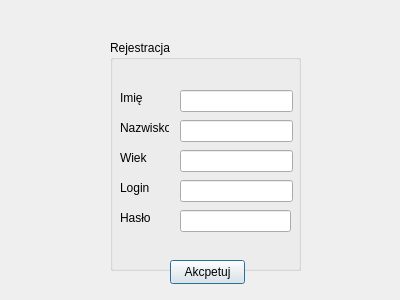
<?xml version="1.0" encoding="UTF-8"?>
<ui version="4.0">
 <class>Rejestracja</class>
 <widget class="QDialog" name="Rejestracja">
  <property name="geometry">
   <rect>
    <x>0</x>
    <y>0</y>
    <width>400</width>
    <height>300</height>
   </rect>
  </property>
  <property name="windowTitle">
   <string>Dialog</string>
  </property>
  <widget class="QGroupBox" name="groupBox">
   <property name="geometry">
    <rect>
     <x>110</x>
     <y>40</y>
     <width>191</width>
     <height>231</height>
    </rect>
   </property>
   <property name="title">
    <string>Rejestracja</string>
   </property>
   <widget class="QLabel" name="label">
    <property name="geometry">
     <rect>
      <x>10</x>
      <y>50</y>
      <width>49</width>
      <height>16</height>
     </rect>
    </property>
    <property name="text">
     <string>Imię</string>
    </property>
   </widget>
   <widget class="QLineEdit" name="lineEdit_imie">
    <property name="geometry">
     <rect>
      <x>70</x>
      <y>50</y>
      <width>113</width>
      <height>22</height>
     </rect>
    </property>
   </widget>
   <widget class="QLabel" name="label_2">
    <property name="geometry">
     <rect>
      <x>10</x>
      <y>80</y>
      <width>49</width>
      <height>16</height>
     </rect>
    </property>
    <property name="text">
     <string>Nazwisko</string>
    </property>
   </widget>
   <widget class="QLabel" name="label_3">
    <property name="geometry">
     <rect>
      <x>10</x>
      <y>110</y>
      <width>49</width>
      <height>16</height>
     </rect>
    </property>
    <property name="text">
     <string>Wiek</string>
    </property>
   </widget>
   <widget class="QLabel" name="label_4">
    <property name="geometry">
     <rect>
      <x>10</x>
      <y>140</y>
      <width>49</width>
      <height>16</height>
     </rect>
    </property>
    <property name="text">
     <string>Login</string>
    </property>
   </widget>
   <widget class="QLabel" name="label_5">
    <property name="geometry">
     <rect>
      <x>10</x>
      <y>170</y>
      <width>49</width>
      <height>16</height>
     </rect>
    </property>
    <property name="text">
     <string>Hasło</string>
    </property>
   </widget>
   <widget class="QLineEdit" name="lineEdit_nazwisko">
    <property name="geometry">
     <rect>
      <x>70</x>
      <y>80</y>
      <width>113</width>
      <height>22</height>
     </rect>
    </property>
   </widget>
   <widget class="QLineEdit" name="lineEdit_wiek">
    <property name="geometry">
     <rect>
      <x>70</x>
      <y>110</y>
      <width>113</width>
      <height>22</height>
     </rect>
    </property>
   </widget>
   <widget class="QLineEdit" name="lineEdit_login">
    <property name="geometry">
     <rect>
      <x>70</x>
      <y>140</y>
      <width>113</width>
      <height>22</height>
     </rect>
    </property>
   </widget>
   <widget class="QLineEdit" name="lineEdit_haslo">
    <property name="geometry">
     <rect>
      <x>70</x>
      <y>170</y>
      <width>111</width>
      <height>22</height>
     </rect>
    </property>
   </widget>
  </widget>
  <widget class="QPushButton" name="pushButton">
   <property name="geometry">
    <rect>
     <x>170</x>
     <y>260</y>
     <width>75</width>
     <height>24</height>
    </rect>
   </property>
   <property name="text">
    <string>Akcpetuj</string>
   </property>
  </widget>
 </widget>
 <resources/>
 <connections/>
</ui>
